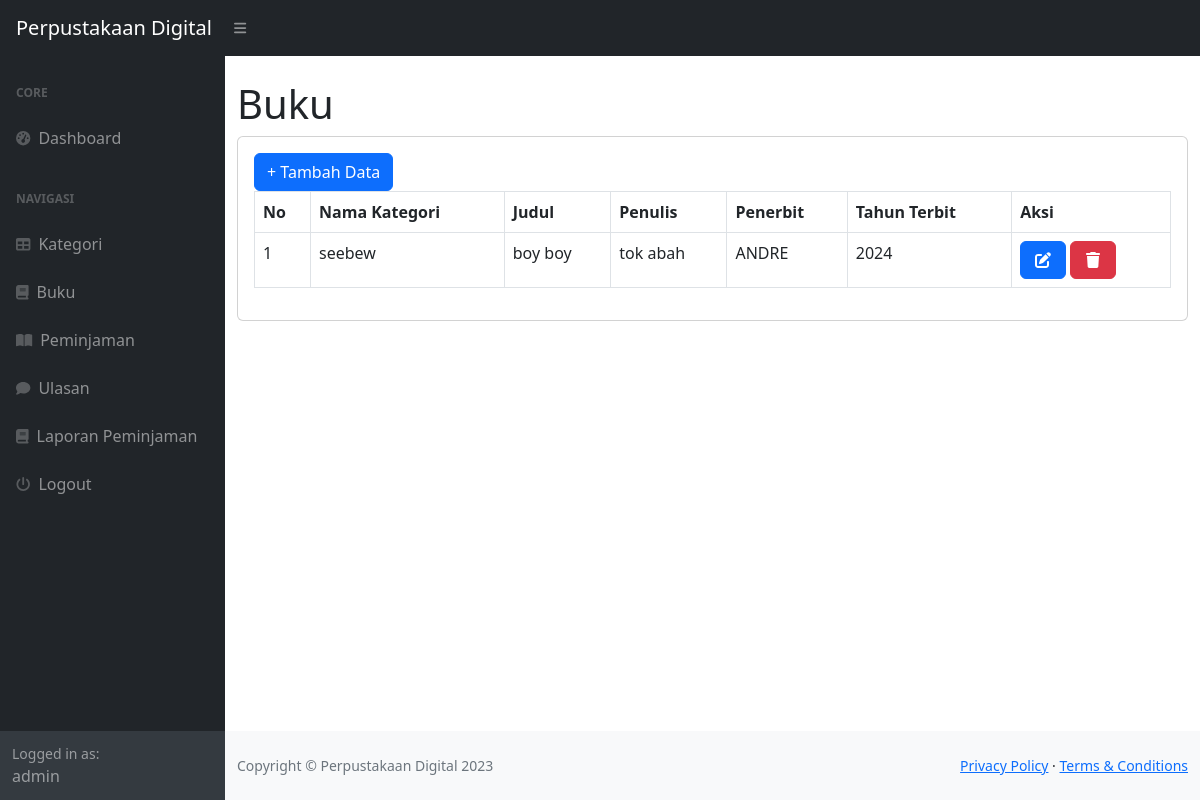
/index.php?page=buku (signed in), run on the app's committed database.
### tables this page shows
CREATE TABLE `buku` (
  `buku_id` int(11) NOT NULL,
  `judul` varchar(255) NOT NULL,
  `penulis` varchar(255) NOT NULL,
  `penerbit` varchar(255) NOT NULL,
  `tahun_terbit` int(11) NOT NULL,
  `id_kategori` int(11) NOT NULL
);

CREATE TABLE `kategori` (
  `id_kategori` int(11) NOT NULL,
  `kategori` varchar(255) NOT NULL
);

### buku.php (the view, shortened to what this page needs)
<h1 class="mt-4">Buku</h1>
<div class="card">
    <div class="card-body">
        <div class="row">
            <div class="col-md-12">
                <?php
                if($_SESSION['user']['level'] !='peminjam'){
            ?>
                <a href="?page=buku_tambah" class="btn btn-primary">+ Tambah Data</a>
                <?php
                }
                ?>
                <table class="table table-bordered" id="dataTable" width="100" cellspacing="0">
                    <tr>
                        <th>No</th>
                        <th>Nama Kategori</th>
                        <th>Judul</th>
                        <th>Penulis</th>
                        <th>Penerbit</th>
                        <th>Tahun Terbit</th>
                        <th>Aksi</th>
                    </tr>
                    <?php
                    $i = 1;
                        $query = mysqli_query($koneksi, "SELECT*FROM buku LEFT JOIN kategori on buku.id_kategori = kategori.id_kategori");
                        while($data = mysqli_fetch_array($query)){
                            ?>
                    <tr>
                        <td><?php echo $i++; ?></td>
                        <td><?php echo $data['kategori']; ?></td>
                        <td><?php echo $data['judul']; ?></td>
                        <td><?php echo $data['penulis']; ?></td>
                        <td><?php echo $data['penerbit']; ?></td>
                        <td><?php echo $data['tahun_terbit']; ?></td>
                        <td>
                            <?php
                    if($_SESSION['user']['level'] !='peminjam'){
                ?>
                            <a href="?page=buku_ubah&&id=<?php echo $data['buku_id']; ?>" class="btn btn-primary"><i
                                    class="fa fa-fw fa-edit">ubah</i></a>
                            <a onclick="return confirm('Apakah anda yakin ingin menghapus data ini?');"
                                href="?page=buku_hapus&&id=<?php echo $data['buku_id']; ?>" class="btn btn-danger"><i
                                    class="fa fa-fw fa-trash">hapus</i></a>
                            <?php
                        }
                ?>
                        </td>
                    </tr>
                    <?php
                        }
                ?>
                </table>
            </div>
        </div>
    </div>
</div>

### data on the page
buku: id_kategori.kategori "seebew", judul "boy boy", penulis "tok abah", penerbit "ANDRE", tahun_terbit "2024"

### other printed values
$_SESSION['user']['nama'] "admin"
